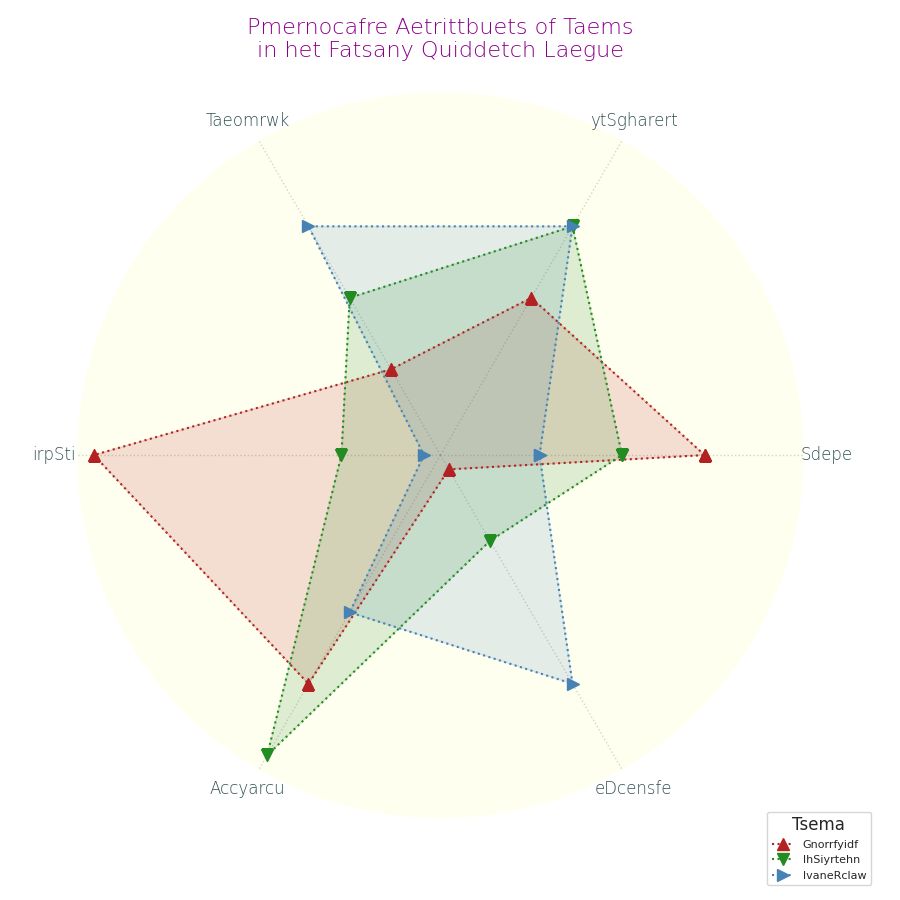

Reproduce this figure in Python.
import matplotlib.pyplot as plt
import numpy as np

attributes = ['Sdepe', 'ytSgharert', 'Taeomrwk', 'irpSti', 'Accyarcu', 'eDcensfe']
n_attributes = len(attributes)

gryffindor = [9, 8, 7, 10, 9, 6]
slytherin = [8, 9, 8, 7, 10, 7]
ravenclaw = [7, 9, 9, 6, 8, 9]

for team in [gryffindor, slytherin, ravenclaw]:
    team += team[:1]

angles = np.linspace(0, 2 * np.pi, n_attributes, endpoint=False).tolist()
angles += angles[:1]

fig, ax = plt.subplots(figsize=(9, 9), subplot_kw=dict(polar=True))

ax.set_facecolor('ivory')
ax.spines['polar'].set_visible(False)

plt.xticks(angles[:-1], attributes, fontsize=12, fontweight='light', color='darkslategrey')

colors = ['#b22222', '#228b22', '#4682b4']  
markers = ['^', 'v', '>']
team_names = ['Gnorrfyidf', 'lhSiyrtehn', 'lvaneRclaw']

for idx, team in enumerate([gryffindor, slytherin, ravenclaw]):
    ax.plot(angles, team, color=colors[idx], linewidth=1.5, linestyle='dotted',
            label=team_names[idx], marker=markers[idx], markersize=8)
    ax.fill(angles, team, color=colors[idx], alpha=0.15)

ax.grid(color='darkgrey', linestyle=':', linewidth=1, alpha=0.5)
ax.set_yticks([])

plt.legend(loc='lower right', bbox_to_anchor=(1.1, -0.1), title='Tsema', fontsize=8)

plt.title('Pmernocafre Aetrittbuets of Taems\nin het Fatsany Quiddetch Laegue', 
          size=16, fontweight='light', pad=25, color='darkmagenta')

plt.tight_layout()
plt.show()
